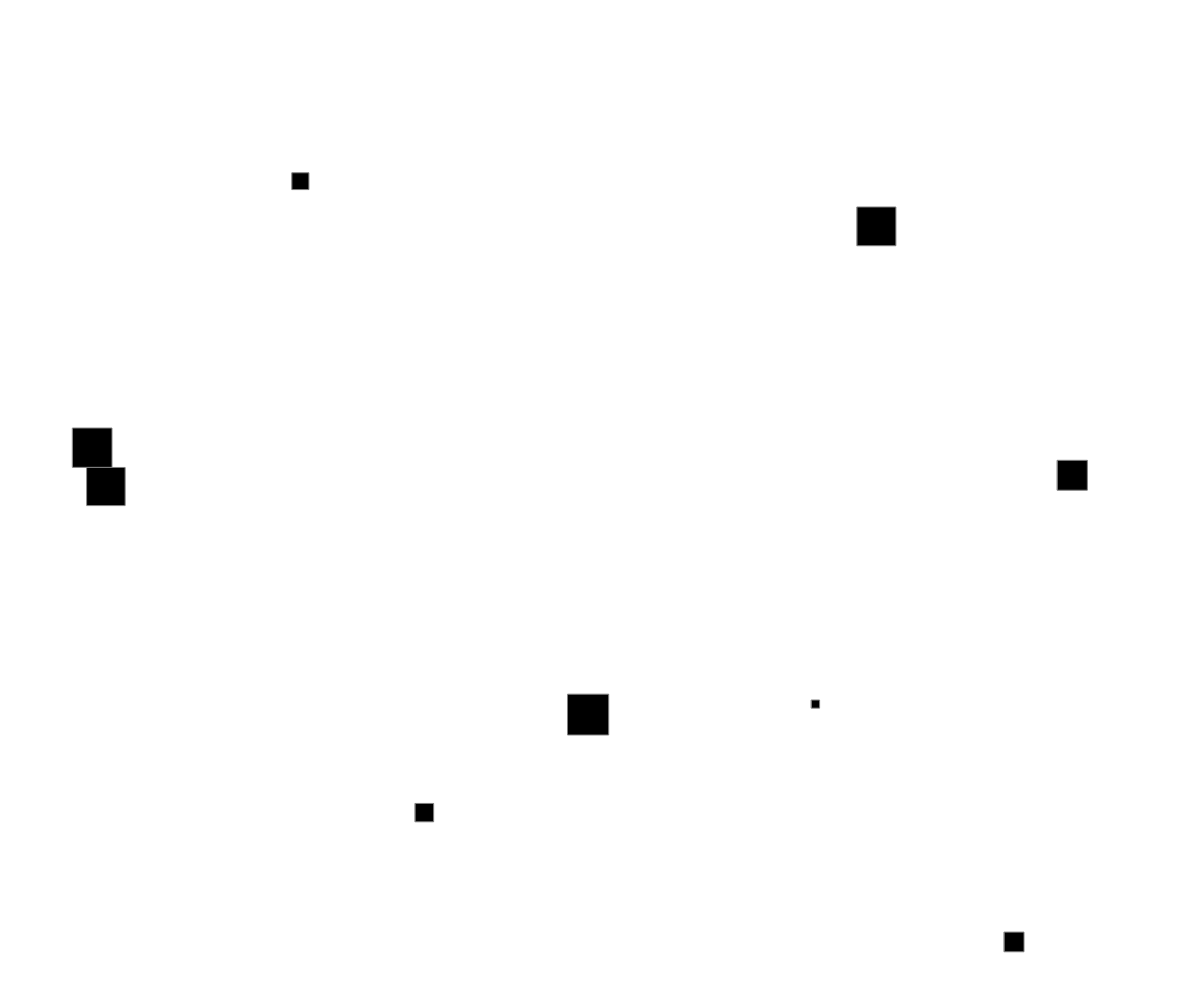
Frame 1 (no input)
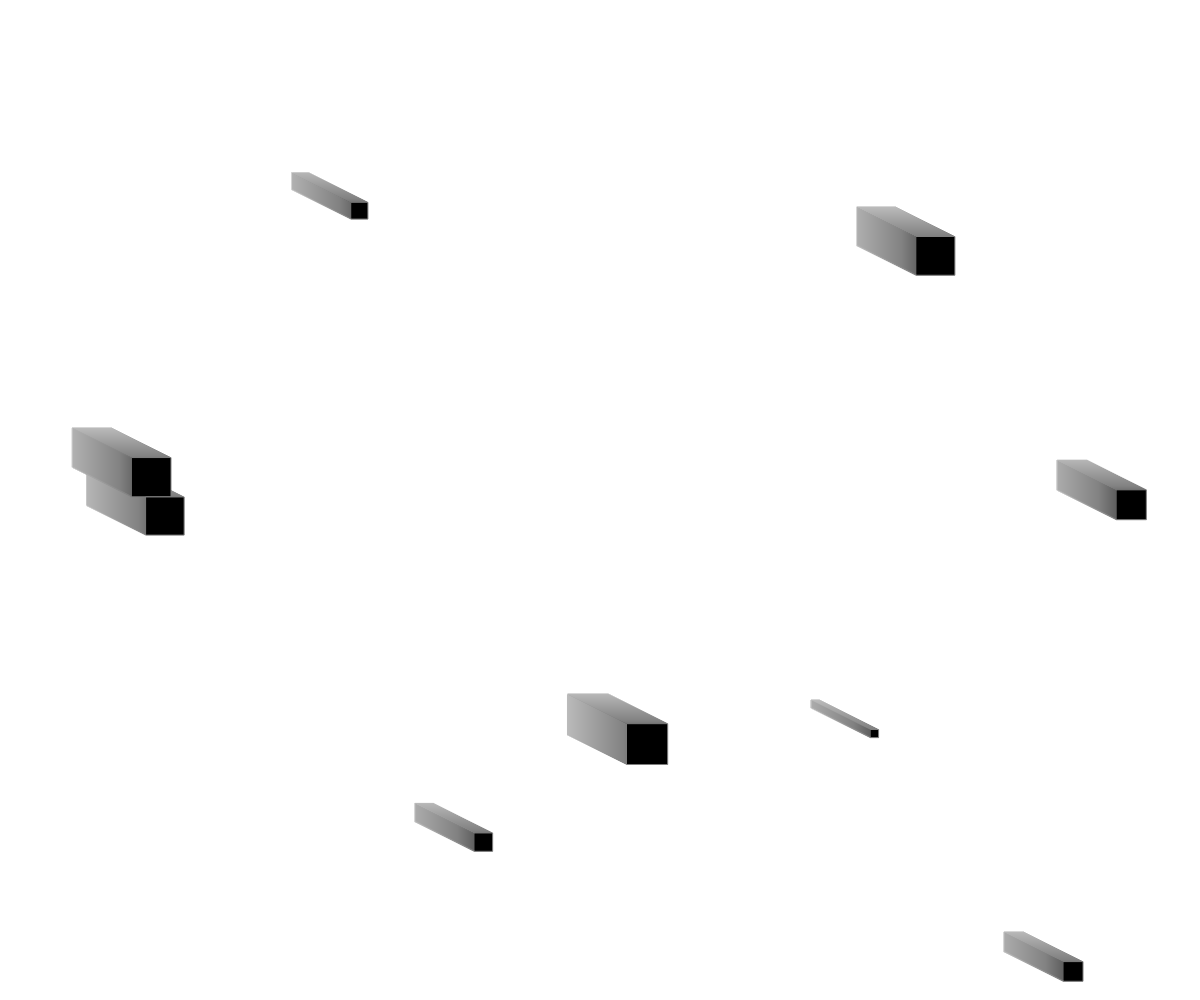
Frame 60 (no input)
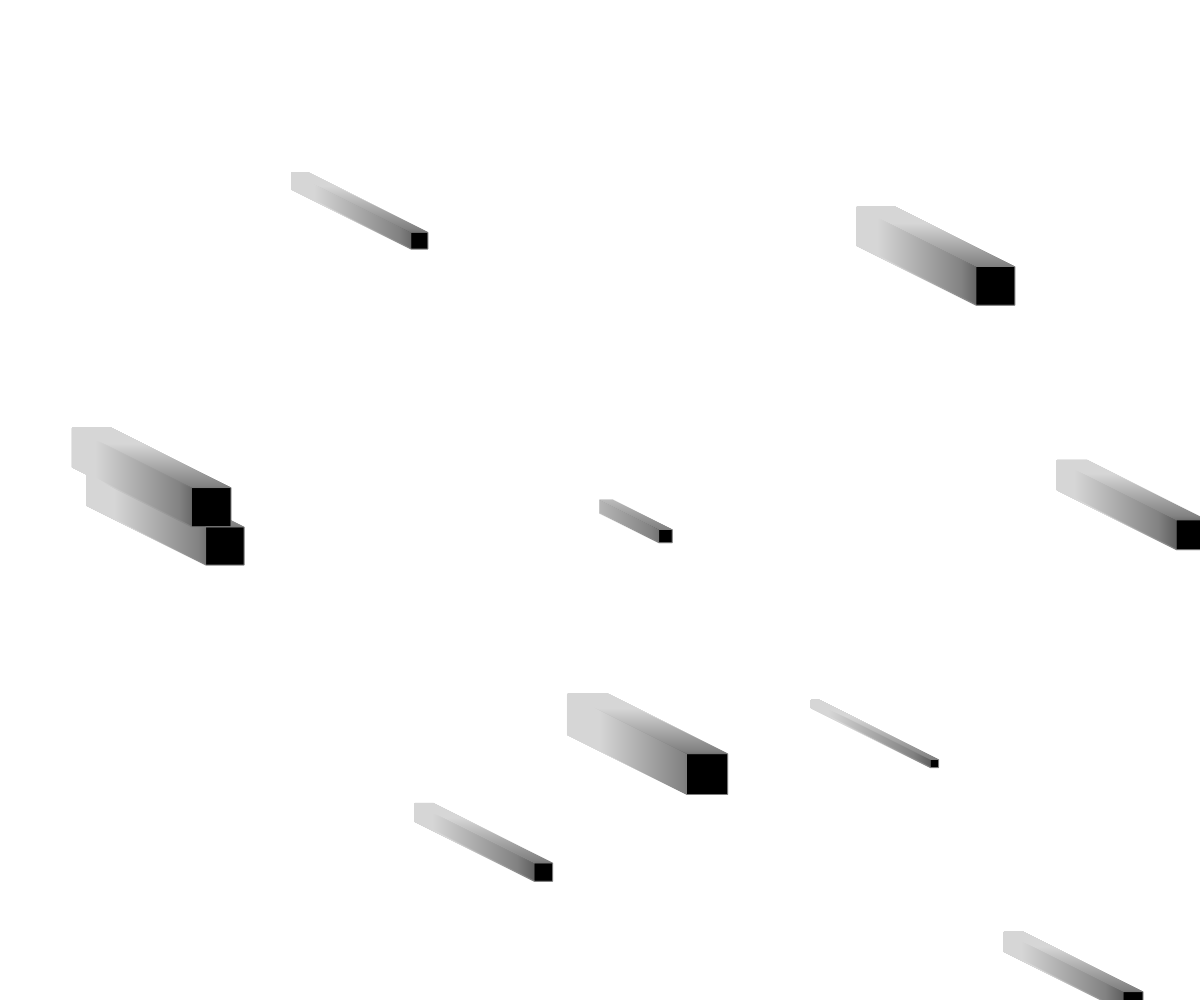
Frame 120 (the mouse pressed at the canvas centre since frame 60)

The p5.js sketch that drew these frames (run headless with seeded random() and noise() and a simulated clock; from frame 60 on, the mouse is pressed at the canvas centre):

// p5.js sketch
// ── sketch.js
var boxes = [];

function setup() {
  createCanvas(windowWidth, windowHeight);
  background(255);
  for (var i = 0; i <= 8; i++) {
    boxes[i] = (new Box(random(0, width), random(0, height), random(5, 50)));

  }
}

function draw() {
  background(255,255,255,3);
  fill(0);
  stroke(127);
  for (var i = 0; i < boxes.length; i++) {
    boxes[i].display();
    boxes[i].move();

  }
}

function Box(x, y, size) {
  this.x = x;
  this.y = y;
  this.size = size;

  this.move = function() {
    this.x += 1;
    this.y += 0.5;
  }

  this.display = function() {
    rect(this.x, this.y, this.size, this.size);
  }
}

function mousePressed() {
  boxes.push(new Box(mouseX, mouseY, random(5, 50)));
}
